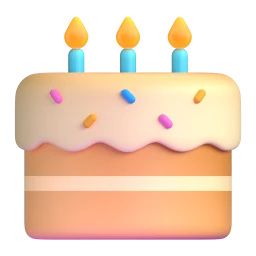
#> input picture Artise/Sources/ArtiseStickers/Resources/Starter/birthday_cake.webp, 256 x 256 px, given in place of AppIcon.png, which was not available
$ python make_app_icon.py out.png
#> lines starting #> are read from the running program, lines starting #| are printed output that depends on the picture; after the words box and inside, x2 and y2 are one past the last pixel; in counts of white or black regions, pixels touching at a corner belong together; pictures that were not available may be replaced by others from this repository, and a replacement may not be noted
#
# Copyright 2026 Artise.
#
# SPDX-License-Identifier: AGPL-3.0-only
#
"""Generate Artise's iOS app icon (the default, dark and tinted 1024 px PNGs plus a preview), the round logo on
the welcome screen, and the CallKit icon.

The geometry and colours are the same as the Android launcher icon
(artise-android: artise/appicon/icon-source/gen.py), so both apps show the same mark.

Usage: python3 make_app_icon.py [output appiconset folder]
Needs cairosvg and Pillow (pip install cairosvg pillow).
"""
import io
import math
import pathlib
import sys

import cairosvg
from PIL import Image

HERE = pathlib.Path(__file__).resolve().parent
OUT = pathlib.Path(sys.argv[1]) if len(sys.argv) > 1 else HERE.parent / "Assets.xcassets" / "ArtiseAppIcon.appiconset"
OUT.mkdir(parents=True, exist_ok=True)

BLUE = "#22408A"
BLUE_LIGHT = "#2E55B3"
BLUE_DEEP = "#172D63"
YELLOW = "#FFE27A"

# The mark is drawn on Android's 108 grid and scaled toward the centre, exactly as on Android.
SCALE = 0.88
SIZE = 1024


def s(x, y):
    return (54 + (x - 54) * SCALE, 54 + (y - 54) * SCALE)


def rounded_polygon(points, radii):
    """Closed path through points with each corner rounded by a quadratic curve."""
    points = [s(*p) for p in points]
    radii = [r * SCALE for r in radii]
    n = len(points)
    parts = []
    for i in range(n):
        prev, cur, nxt = points[i - 1], points[i], points[(i + 1) % n]
        r = radii[i]

        def toward(a, b, d):
            dx, dy = b[0] - a[0], b[1] - a[1]
            length = math.hypot(dx, dy)
            return (a[0] + dx / length * d, a[1] + dy / length * d)

        start = toward(cur, prev, r)
        end = toward(cur, nxt, r)
        parts.append(("M" if i == 0 else "L") + f"{start[0]:.2f},{start[1]:.2f}")
        parts.append(f"Q{cur[0]:.2f},{cur[1]:.2f} {end[0]:.2f},{end[1]:.2f}")
    return " ".join(parts) + " Z"


def sparkle(cx, cy, r, pinch=0.16):
    """Four-point star with concave sides, Ari's mark."""
    cx, cy = s(cx, cy)
    r *= SCALE
    p = r * pinch
    return (
        f"M{cx:.2f},{cy - r:.2f} "
        f"Q{cx + p:.2f},{cy - p:.2f} {cx + r:.2f},{cy:.2f} "
        f"Q{cx + p:.2f},{cy + p:.2f} {cx:.2f},{cy + r:.2f} "
        f"Q{cx - p:.2f},{cy + p:.2f} {cx - r:.2f},{cy:.2f} "
        f"Q{cx - p:.2f},{cy - p:.2f} {cx:.2f},{cy - r:.2f} Z"
    )


# A house whose base turns into a chat bubble's tail: home + conversation.
HOUSE = rounded_polygon(
    [(54, 27), (80, 46.5), (80, 71), (49, 71), (39.5, 81), (39.5, 71), (28, 71), (28, 46.5)],
    [4.5, 4, 5, 2.5, 1.8, 1.2, 5, 4],
)
# Ari: one big sparkle and a small companion.
SPARK_BIG = sparkle(52, 55.5, 11.5)
SPARK_SMALL = sparkle(66.5, 45.5, 4.6)

# iOS shows the whole square and applies its own corner mask, so the icon shows the middle 72 units
# of the 108 grid, like the Play Store icon.
VIEWBOX = 'viewBox="18 18 72 72"'

GRADIENT = f"""<defs><linearGradient id="g" x1="0" y1="0" x2="108" y2="108" gradientUnits="userSpaceOnUse">
    <stop offset="0" stop-color="{BLUE_LIGHT}"/><stop offset="1" stop-color="{BLUE_DEEP}"/>
  </linearGradient></defs>"""

DEFAULT_SVG = f"""<svg xmlns="http://www.w3.org/2000/svg" {VIEWBOX}>
  {GRADIENT}
  <rect width="108" height="108" fill="url(#g)"/>
  <path d="{HOUSE}" fill="{YELLOW}"/>
  <path d="{SPARK_BIG}" fill="{BLUE}"/>
  <path d="{SPARK_SMALL}" fill="{BLUE}"/>
</svg>"""

# Dark appearance: iOS draws its own dark background behind a transparent icon.
DARK_SVG = f"""<svg xmlns="http://www.w3.org/2000/svg" {VIEWBOX}>
  <path d="{HOUSE}" fill="{YELLOW}"/>
  <path d="{SPARK_BIG}" fill="{BLUE_DEEP}"/>
  <path d="{SPARK_SMALL}" fill="{BLUE_DEEP}"/>
</svg>"""

# Tinted appearance: a white mark that iOS recolours, with the sparkles cut out.
TINTED_SVG = f"""<svg xmlns="http://www.w3.org/2000/svg" {VIEWBOX}>
  <rect x="18" y="18" width="72" height="72" fill="#000"/>
  <path d="{HOUSE} {SPARK_BIG} {SPARK_SMALL}" fill="#FFF" fill-rule="evenodd"/>
</svg>"""


def render(svg, name, opaque):
    png = cairosvg.svg2png(bytestring=svg.encode(), output_width=SIZE, output_height=SIZE)
    image = Image.open(io.BytesIO(png))
    # App Store Connect rejects an app icon with an alpha channel.
    image = image.convert("RGB") if opaque else image.convert("RGBA")
    image.save(OUT / name, optimize=True)


render(DEFAULT_SVG, "AppIcon.png", opaque=True)
#> (the call stopped at in render, `png = cairosvg.svg2png(bytestring=svg.encode(), output_width=SIZE, out..`: cairosvg is not available in this run)
render(DARK_SVG, "AppIcon-dark.png", opaque=False)
#> (the call stopped at in render, `png = cairosvg.svg2png(bytestring=svg.encode(), output_width=SIZE, out..`: cairosvg is not available in this run)
render(TINTED_SVG, "AppIcon-tinted.png", opaque=True)
#> (the call stopped at in render, `png = cairosvg.svg2png(bytestring=svg.encode(), output_width=SIZE, out..`: cairosvg is not available in this run)

(OUT / "Contents.json").write_text("""{
  "images" : [
    {
      "filename" : "AppIcon.png",
      "idiom" : "universal",
      "platform" : "ios",
      "size" : "1024x1024"
    },
    {
      "appearances" : [
        {
          "appearance" : "luminosity",
          "value" : "dark"
        }
      ],
      "filename" : "AppIcon-dark.png",
      "idiom" : "universal",
      "platform" : "ios",
      "size" : "1024x1024"
    },
    {
      "appearances" : [
        {
          "appearance" : "luminosity",
          "value" : "tinted"
        }
      ],
      "filename" : "AppIcon-tinted.png",
      "idiom" : "universal",
      "platform" : "ios",
      "size" : "1024x1024"
    }
  ],
  "info" : {
    "author" : "xcode",
    "version" : 1
  }
}
""")

# A preview with the iOS corner mask, for reviews only (not shipped).
preview = Image.open(OUT / "AppIcon.png").resize((256, 256))
#> preview is the input picture: PIL image 256x256 RGBA; mean R, G, B, A 145.3, 117.7, 94.6, 148.9
mask = Image.new("L", (256, 256), 0)
#> mask: PIL image 256x256 L; every value is 0
from PIL import ImageDraw  # noqa: E402

ImageDraw.Draw(mask).rounded_rectangle((0, 0, 255, 255), radius=57, fill=255)
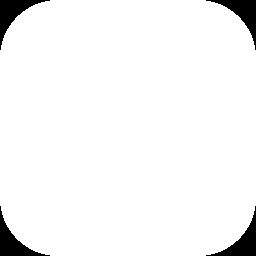
#> mask: PIL image 256x256 L; 95.6% white; 4 black regions, box (x1, y1, x2, y2) and area: (0, 0, 50, 50) 715, (206, 0, 256, 50) 715, (0, 206, 50, 256) 715, (206, 206, 256, 256) 715
preview.putalpha(mask)
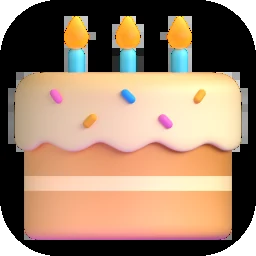
#> preview: PIL image 256x256 RGBA; mean R, G, B, A 145.3, 117.7, 94.6, 243.9; transparent parts drawn white
preview.save(HERE / "preview.png")
print("written to", OUT)

# The welcome screen's logo, in place of Element's (same name and 110 pt size, so no code changes): the icon's
# colours in a circle, which Element's brand card frames with round shadows.
REPO = HERE.parents[2]
LOGO_SVG = f"""<svg xmlns="http://www.w3.org/2000/svg" width="110pt" height="110pt" viewBox="9 9 90 90">
  {GRADIENT}
  <circle cx="54" cy="54" r="45" fill="url(#g)"/>
  <path d="{HOUSE}" fill="{YELLOW}"/>
  <path d="{SPARK_BIG}" fill="{BLUE}"/>
  <path d="{SPARK_SMALL}" fill="{BLUE}"/>
</svg>"""
cairosvg.svg2pdf(bytestring=LOGO_SVG.encode(),
                 write_to=str(REPO / "ElementX/Resources/Assets.xcassets/images/app-logo.imageset/app-logo.pdf"))
#> (this line was passed over: cairosvg is not available in this run)

# CallKit draws its icon as a template (only the shape counts): the mark with the sparkles cut out, 40 pt.
CALLKIT = REPO / "Artise/Resources/Assets.xcassets/ArtiseCallKitIcon.imageset"
CALLKIT.mkdir(parents=True, exist_ok=True)
CALLKIT_SVG = f"""<svg xmlns="http://www.w3.org/2000/svg" width="40pt" height="40pt" viewBox="24 24 60 60">
  <path d="{HOUSE} {SPARK_BIG} {SPARK_SMALL}" fill="#000" fill-rule="evenodd"/>
</svg>"""
cairosvg.svg2pdf(bytestring=CALLKIT_SVG.encode(), write_to=str(CALLKIT / "ArtiseCallKitIcon.pdf"))
#> (this line was passed over: cairosvg is not available in this run)
(CALLKIT / "Contents.json").write_text("""{
  "images" : [
    {
      "filename" : "ArtiseCallKitIcon.pdf",
      "idiom" : "universal"
    }
  ],
  "info" : {
    "author" : "xcode",
    "version" : 1
  },
  "properties" : {
    "preserves-vector-representation" : true,
    "template-rendering-intent" : "template"
  }
}
""")
print("logo and CallKit icon written")
